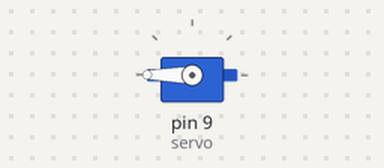
Recording of a sketch running on a simulated Arduino Uno, built with avr-gcc and run on an emulated ATmega328P. Parts: servo.

Above: at 0.05 s.
Timing chart, 0 to 4.6 s (numbered marks = the images above):
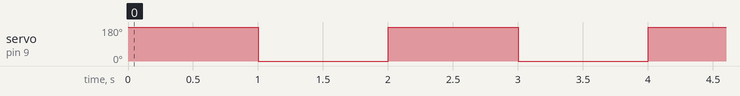

Measured:
- by itself, servo on pin 9 (servo): alternates 180° for 1.0 s and 0° for 1.0 s

The sketch:

servo.ino
```cpp
#include <Servo.h>
#define servo 9
Servo myservo;
//red power, brown ground, yellow port
void setup() {
  // put your setup code here, to run once:
  myservo.attach(servo);
  myservo.write(0);
}

void loop() {
  // put your main code here, to run repeatedly:
  myservo.write(180);
  delay(1000);
  myservo.write(0);
  delay(1000);
}
```
